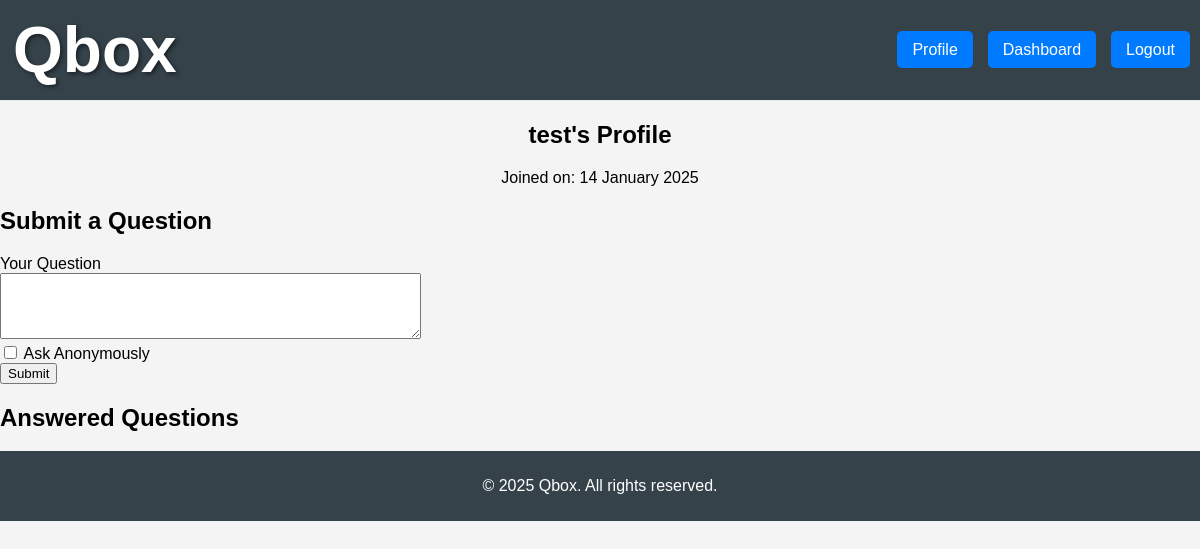
The app's page /profile/test (signed in), older data.
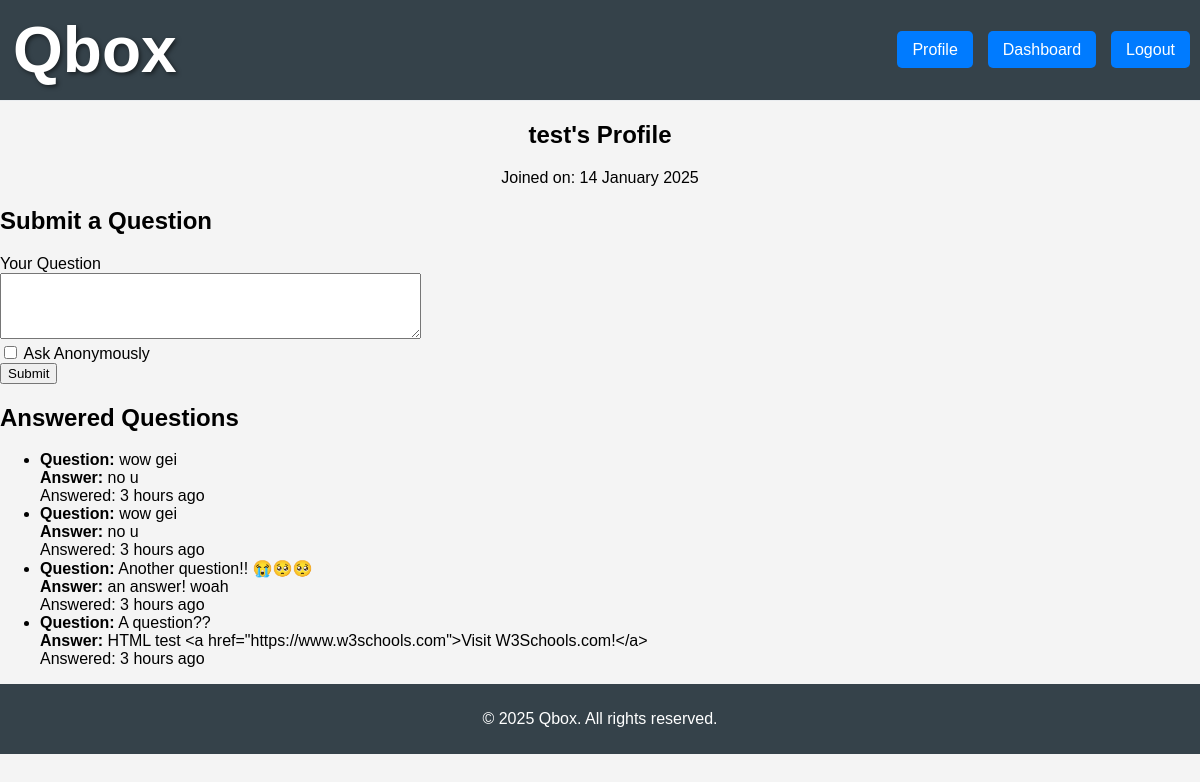
The same page, newer data.
### models.py (models this page shows, shortened)
class User(db.Model, UserMixin):
    id = db.Column(db.Integer, primary_key=True)
    username = db.Column(db.String(80), unique=True, nullable=False)
    email = db.Column(db.String(120), unique=True, nullable=False)
    password_hash = db.Column(db.String(128), nullable=False)
    created_at = db.Column(db.DateTime, default=datetime.utcnow)
    questions = db.relationship('Question', backref='receiver', lazy=True, foreign_keys='Question.receiver_id')
    answers = db.relationship('Answer', backref='author', lazy=True)

class Answer(db.Model):
    id = db.Column(db.Integer, primary_key=True)
    question_id = db.Column(db.Integer, db.ForeignKey('question.id'), nullable=False)
    author_id = db.Column(db.Integer, db.ForeignKey('user.id'), nullable=False)
    answer_text = db.Column(db.Text, nullable=False)
    created_at = db.Column(db.DateTime, default=datetime.utcnow)

class Question(db.Model):
    id = db.Column(db.Integer, primary_key=True)
    sender_id = db.Column(db.Integer, db.ForeignKey('user.id'), nullable=True)
    receiver_id = db.Column(db.Integer, db.ForeignKey('user.id'), nullable=False)
    question_text = db.Column(db.Text, nullable=False)
    created_at = db.Column(db.DateTime, default=datetime.utcnow)
    sender = db.relationship('User', foreign_keys=[sender_id], backref='sent_questions')
    answers = db.relationship('Answer', backref='question', lazy=True)

### app.py (the view, shortened to what this page needs)
@app.route('/profile/<username>', methods=['GET', 'POST'])
@login_required
def profile(username):
    user = User.query.filter_by(username=username).first_or_404()
    question_form = QuestionForm()
    answer_form = AnswerForm()
    return render_template('profile.html', user=user, question_form=question_form, answer_form=answer_form)

### forms.py
class QuestionForm(FlaskForm):
    question_text = TextAreaField('Your Question', validators=[DataRequired()])
    anonymous = BooleanField('Ask Anonymously')
    submit = SubmitField('Submit')

class AnswerForm(FlaskForm):
    answer_text = TextAreaField('Your Answer', validators=[DataRequired()])
    submit = SubmitField('Submit')

### app.py (called while the page is built)
@login_manager.user_loader
def load_user(user_id):
    return User.query.get(int(user_id))

@app.context_processor
def inject_now():
    return {'now': datetime.utcnow}

@app.template_filter('time_since')
def time_since(dt):
    now = datetime.utcnow()
    diff = now - dt
    if diff < timedelta(hours=24):
        hours = diff.seconds // 3600
        minutes = (diff.seconds % 3600) // 60
        if hours > 0:
            return f'{hours} hours ago'
        elif minutes > 0:
            return f'{minutes} minutes ago'
        else:
            return 'just now'
    else:
        if dt.year == now.year:
            return dt.strftime('%I:%M %p %d %b')
        else:
            return dt.strftime('%I:%M %p %d %b %y')

### templates/profile.html (shortened to what this page needs)
<!DOCTYPE html>
<html lang="en">
<head>
    <link rel="stylesheet" href="{{ url_for('static', filename='css/styles.css') }}">
</head>
<body>
    {% include 'header.html' %}
    <main>
        <div class="subheader">
            <h2>{{ user.username }}'s Profile</h2>
            <p>Joined on: {{ user.created_at.strftime('%d %B %Y') }}</p>
        </div>
        <h2>Submit a Question</h2>
        <form method="POST" action="{{ url_for('profile', username=user.username) }}">
            <div>
                {{ question_form.question_text.label }}<br>
                {{ question_form.question_text(rows=4, cols=50) }}<br>
            </div>
            <div>
                {{ question_form.anonymous() }} {{ question_form.anonymous.label }}
            </div>
            <div>
                {{ question_form.submit() }}
            </div>
        </form>
        <h2>Answered Questions</h2>
        <ul>
            {% for answer in user.answers %}
                <li>
                    <strong>Question:</strong> {{ answer.question.question_text }}<br>
                    <strong>Answer:</strong> {{ answer.answer_text }}<br>
                    Answered: {{ answer.created_at|time_since }}
                </li>
            {% endfor %}
        </ul>
    </main>
    {% include 'footer.html' %}
</body>
</html>

### templates/header.html
<header>
    <div class="header-main">
        <div class="logo-container">
            <a class="logolink" href="{{ url_for('home') }}"><h1 class="logo">Qbox</h1></a>
        </div>
        <nav>
            <ul>
                {% if current_user.is_authenticated %}
                    <li><a class="btn" href="{{ url_for('profile', username=current_user.username) }}">Profile</a></li>
                    <li><a class="btn" href="{{ url_for('dashboard') }}">Dashboard</a></li>
                    <li><a class="btn" href="{{ url_for('logout') }}">Logout</a></li>
                {% else %}
                    <li><a class="btn" href="{{ url_for('login') }}">Login</a></li>
                    <li><a class="btn" href="{{ url_for('register') }}">Register</a></li>
                {% endif %}
            </ul>
        </nav>
    </div>
</header>

### templates/footer.html
<footer>
    <p>&copy; {{ now().year }} Qbox. All rights reserved.</p>
</footer>

### static/css/styles.css (style rules this page uses)
body { font-family: Arial, sans-serif; margin: 0; padding: 0; background-color: #f4f4f4; }
header { padding: 10px; background: #35424a; color: #ffffff; border-bottom: 1px solid #e9ecef; }
.header-main { display: flex; justify-content: space-between; align-items: center; }
.logolink { text-decoration: none; }
.logo-container { padding: 3px 3px 3px 3px; }
.logo { margin: 0; font-size: 4em; font-weight: bold; color: #ffffff; text-shadow: 2px 2px 4px rgba(0, 0, 0, 0.5); }
header nav ul { list-style: none; margin: 0; padding: 0; display: flex; gap: 15px; }
header nav ul li { display: inline; }
header nav ul li a { text-decoration: none; color: #ffffff; background-color: #007bff; padding: 10px 15px; border-radius: 5px; transition: background-color 0.3s; }
.subheader { text-align: center; }
footer { background: #35424a; color: #ffffff; text-align: center; padding: 10px 0; position: relative; bottom: 0; width: 100%; }

Row changes from the older to the newer data that the page shows:
added Answer: question.question_text "wow gei", answer_text "no u", created_at "3 hours ago"
added Answer: question.question_text "wow gei", answer_text "no u", created_at "3 hours ago"
added Answer: question.question_text "Another question!! 😭🥺🥺", answer_text "an answer! woah", created_at "3 hours ago"
added Answer: question.question_text "A question??", answer_text "HTML test <a href=\"https://www.w3schools.com\">Visit W3Schools.com!</a>", created_at "3 hours ago"
